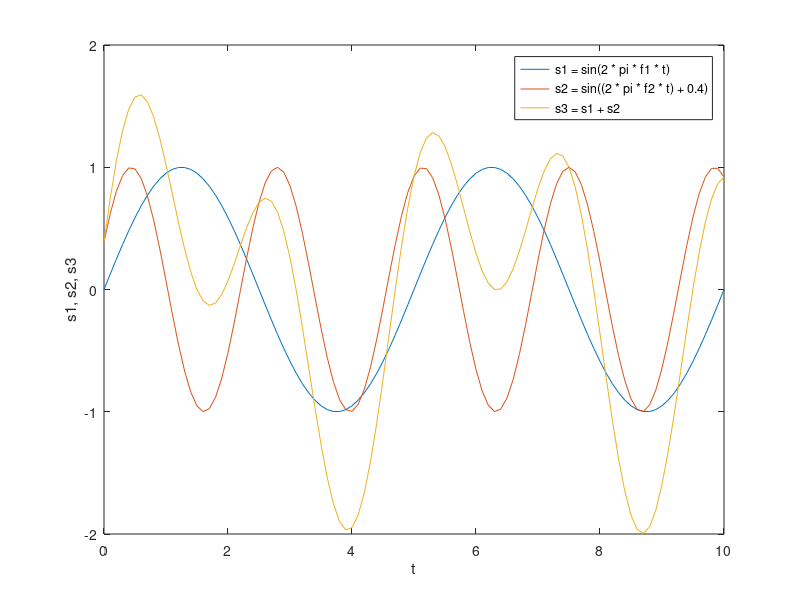
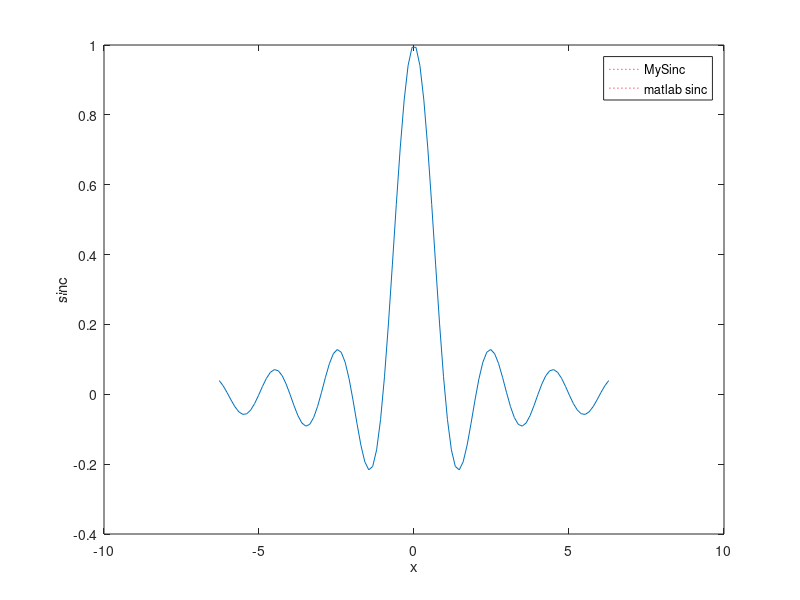

MATLAB code for these plots, in order:
%q1
x = linspace(1,100);
y = x(2:2:end);
display(x);
display(y);
%q2
row = 1;
col = 1;
final = [];
for t = 0.0:0.1:0.4
    row = 1;
    for f =[10 15 20]
        final(row,col) = 3*cos((2*pi*f*t) + 0.1); 
        row= row + 1;
    end
    col = col + 1;
end
display(final);

%q3
t = 0;
while((exp(1.2) *cos(35* t) < 10) && (t^3 < 10) )
    t=t+.01;
end
fprintf('w=30: %f\n',t);
t=0;
while((exp(1.2) *cos(40* t) < 10) && (t^3 < 10) )
    t=t+.01;
end
fprintf('w=40: %f\n',t)
t=0;
while((exp(1.2) *cos(45* t) < 10) && (t^3 < 10) )
    t=t+.01;
end
fprintf('w=45: %f\n', t);

%q4
result4 = [];
for(t=linspace(0,1,15))
    result4(end+1) = (4 * cos((2 * pi * t) + 0.2)) + (3 * sin((pi^2) * t));
end
display(result4);

%q5
f1 = 0.2;
f2 = 0.425;
t = 0:0.1:10;

s1 = sin(2 * pi * f1 * t);
s2 = sin((2 * pi * f2 * t) + 0.4);
s3 = s1 + s2;

plot(t, s1);
hold on
plot(t, s2);
hold on
plot(t, s3);
ylabel('s1, s2, s3');
xlabel('t');
legend('s1 = sin(2 * pi * f1 * t)','s2 = sin((2 * pi * f2 * t) + 0.4)', 's3 = s1 + s2');
hold off

%q6

function z = MySinc(x)
    if x == 0
        z = 1;
    else
        z = sin(x)/x;
    end
end

figure(2);
x=linspace(-2*pi, 2*pi);
y=MySinc(x);
y2=sinc(x);
plot(x, y,  "r:");
hold on
plot(x, y2);
xlabel('x');
ylabel('sinc');
legend('MySinc', 'matlab sinc')
hold off
